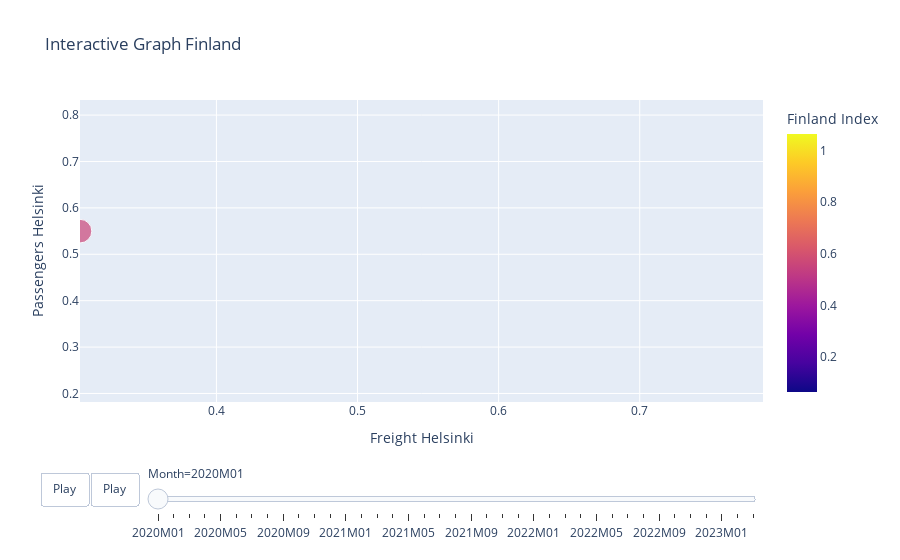

Notebook source saved alongside this figure:
### Code cell
#Plot the graph
fig = px.scatter(
    merged_data_CapitalCS,
    x="Freight Helsinki",
    y="Passengers Helsinki",
    animation_frame="Month",
    hover_name="Month",
    color="Finland Index",
    size="Finland Index",
    title="Interactive Graph Finland",
    labels={"Freight Helsinki": "Freight Helsinki", "Passengers Helsinki": "Passengers Helsinki"},
    range_x=[merged_data_CapitalCS["Freight Helsinki"].min(), merged_data_CapitalCS["Freight Helsinki"].max()],
    range_y=[merged_data_CapitalCS["Passengers Helsinki"].min(), merged_data_CapitalCS["Passengers Helsinki"].max()],
    color_continuous_scale="Plasma",
)

# Adjust animation speed
fig.update_layout(updatemenus=[dict(type='buttons', showactive=False, buttons=[dict(label='Play',
                                method='animate', args=[None, dict(frame=dict(duration=1000, redraw=True), fromcurrent=True)])])])

# Show the figure
fig.show()

### Figure 1 — Plotly figure (JSON) as saved in the notebook; plotly's stock layout.template omitted (floating-point values rounded to 4 significant figures)
{"data": [{"hovertemplate": "<b>%{hovertext}</b><br><br>Month=2020M01<br>Freight Helsinki=%{x}<br>Passengers Helsinki=%{y}<br>Finland Index=%{marker.color}<extra></extra>", "hovertext": ["2020M01"], "legendgroup": "", "marker": {"color": [0.5641], "coloraxis": "coloraxis", "size": [0.5641], "sizemode": "area", "sizeref": 0.002018, "symbol": "circle"}, "mode": "markers", "name": "", "orientation": "v", "showlegend": false, "type": "scatter", "x": [0.3033], "xaxis": "x", "y": [0.5499], "yaxis": "y"}], "layout": {"coloraxis": {"colorbar": {"title": {"text": "Finland Index"}}, "colorscale": [[0, "#0d0887"], [0.1111, "#46039f"], [0.2222, "#7201a8"], [0.3333, "#9c179e"], [0.4444, "#bd3786"], [0.5556, "#d8576b"], [0.6667, "#ed7953"], [0.7778, "#fb9f3a"], [0.8889, "#fdca26"], [1, "#f0f921"]]}, "legend": {"itemsizing": "constant", "tracegroupgap": 0}, "sliders": [{"active": 0, "currentvalue": {"prefix": "Month="}, "len": 0.9, "pad": {"b": 10, "t": 60}, "steps": [{"args": [["2020M01"], {"frame": {"duration": 0, "redraw": false}, "fromcurrent": true, "mode": "immediate", "transition": {"duration": 0, "easing": "linear"}}], "label": "2020M01", "method": "animate"}, {"args": [["2020M02"], {"frame": {"duration": 0, "redraw": false}, "fromcurrent": true, "mode": "immediate", "transition": {"duration": 0, "easing": "linear"}}], "label": "2020M02", "method": "animate"}, {"args": [["2020M03"], {"frame": {"duration": 0, "redraw": false}, "fromcurrent": true, "mode": "immediate", "transition": {"duration": 0, "easing": "linear"}}], "label": "2020M03", "method": "animate"}, {"args": [["2020M04"], {"frame": {"duration": 0, "redraw": false}, "fromcurrent": true, "mode": "immediate", "transition": {"duration": 0, "easing": "linear"}}], "label": "2020M04", "method": "animate"}, {"args": [["2020M05"], {"frame": {"duration": 0, "redraw": false}, "fromcurrent": true, "mode": "immediate", "transition": {"duration": 0, "easing": "linear"}}], "label": "2020M05", "method": "animate"}, {"args": [["2020M06"], {"frame": {"duration": 0, "redraw": false}, "fromcurrent": true, "mode": "immediate", "transition": {"duration": 0, "easing": "linear"}}], "label": "2020M06", "method": "animate"}, {"args": [["2020M07"], {"frame": {"duration": 0, "redraw": false}, "fromcurrent": true, "mode": "immediate", "transition": {"duration": 0, "easing": "linear"}}], "label": "2020M07", "method": "animate"}, {"args": [["2020M08"], {"frame": {"duration": 0, "redraw": false}, "fromcurrent": true, "mode": "immediate", "transition": {"duration": 0, "easing": "linear"}}], "label": "2020M08", "method": "animate"}, {"args": [["2020M09"], {"frame": {"duration": 0, "redraw": false}, "fromcurrent": true, "mode": "immediate", "transition": {"duration": 0, "easing": "linear"}}], "label": "2020M09", "method": "animate"}, {"args": [["2020M10"], {"frame": {"duration": 0, "redraw": false}, "fromcurrent": true, "mode": "immediate", "transition": {"duration": 0, "easing": "linear"}}], "label": "2020M10", "method": "animate"}, {"args": [["2020M11"], {"frame": {"duration": 0, "redraw": false}, "fromcurrent": true, "mode": "immediate", "transition": {"duration": 0, "easing": "linear"}}], "label": "2020M11", "method": "animate"}, {"args": [["2020M12"], {"frame": {"duration": 0, "redraw": false}, "fromcurrent": true, "mode": "immediate", "transition": {"duration": 0, "easing": "linear"}}], "label": "2020M12", "method": "animate"}, {"args": [["2021M01"], {"frame": {"duration": 0, "redraw": false}, "fromcurrent": true, "mode": "immediate", "transition": {"duration": 0, "easing": "linear"}}], "label": "2021M01", "method": "animate"}, {"args": [["2021M02"], {"frame": {"duration": 0, "redraw": false}, "fromcurrent": true, "mode": "immediate", "transition": {"duration": 0, "easing": "linear"}}], "label": "2021M02", "method": "animate"}, {"args": [["2021M03"], {"frame": {"duration": 0, "redraw": false}, "fromcurrent": true, "mode": "immediate", "transition": {"duration": 0, "easing": "linear"}}], "label": "2021M03", "method": "animate"}, {"args": [["2021M04"], {"frame": {"duration": 0, "redraw": false}, "fromcurrent": true, "mode": "immediate", "transition": {"duration": 0, "easing": "linear"}}], "label": "2021M04", "method": "animate"}, {"args": [["2021M05"], {"frame": {"duration": 0, "redraw": false}, "fromcurrent": true, "mode": "immediate", "transition": {"duration": 0, "easing": "linear"}}], "label": "2021M05", "method": "animate"}, {"args": [["2021M06"], {"frame": {"duration": 0, "redraw": false}, "fromcurrent": true, "mode": "immediate", "transition": {"duration": 0, "easing": "linear"}}], "label": "2021M06", "method": "animate"}, {"args": [["2021M07"], {"frame": {"duration": 0, "redraw": false}, "fromcurrent": true, "mode": "immediate", "transition": {"duration": 0, "easing": "linear"}}], "label": "2021M07", "method": "animate"}, {"args": [["2021M08"], {"frame": {"duration": 0, "redraw": false}, "fromcurrent": true, "mode": "immediate", "transition": {"duration": 0, "easing": "linear"}}], "label": "2021M08", "method": "animate"}, {"args": [["2021M09"], {"frame": {"duration": 0, "redraw": false}, "fromcurrent": true, "mode": "immediate", "transition": {"duration": 0, "easing": "linear"}}], "label": "2021M09", "method": "animate"}, {"args": [["2021M10"], {"frame": {"duration": 0, "redraw": false}, "fromcurrent": true, "mode": "immediate", "transition": {"duration": 0, "easing": "linear"}}], "label": "2021M10", "method": "animate"}, {"args": [["2021M11"], {"frame": {"duration": 0, "redraw": false}, "fromcurrent": true, "mode": "immediate", "transition": {"duration": 0, "easing": "linear"}}], "label": "2021M11", "method": "animate"}, {"args": [["2021M12"], {"frame": {"duration": 0, "redraw": false}, "fromcurrent": true, "mode": "immediate", "transition": {"duration": 0, "easing": "linear"}}], "label": "2021M12", "method": "animate"}, {"args": [["2022M01"], {"frame": {"duration": 0, "redraw": false}, "fromcurrent": true, "mode": "immediate", "transition": {"duration": 0, "easing": "linear"}}], "label": "2022M01", "method": "animate"}, {"args": [["2022M02"], {"frame": {"duration": 0, "redraw": false}, "fromcurrent": true, "mode": "immediate", "transition": {"duration": 0, "easing": "linear"}}], "label": "2022M02", "method": "animate"}, {"args": [["2022M03"], {"frame": {"duration": 0, "redraw": false}, "fromcurrent": true, "mode": "immediate", "transition": {"duration": 0, "easing": "linear"}}], "label": "2022M03", "method": "animate"}, {"args": [["2022M04"], {"frame": {"duration": 0, "redraw": false}, "fromcurrent": true, "mode": "immediate", "transition": {"duration": 0, "easing": "linear"}}], "label": "2022M04", "method": "animate"}, {"args": [["2022M05"], {"frame": {"duration": 0, "redraw": false}, "fromcurrent": true, "mode": "immediate", "transition": {"duration": 0, "easing": "linear"}}], "label": "2022M05", "method": "animate"}, {"args": [["2022M06"], {"frame": {"duration": 0, "redraw": false}, "fromcurrent": true, "mode": "immediate", "transition": {"duration": 0, "easing": "linear"}}], "label": "2022M06", "method": "animate"}, {"args": [["2022M07"], {"frame": {"duration": 0, "redraw": false}, "fromcurrent": true, "mode": "immediate", "transition": {"duration": 0, "easing": "linear"}}], "label": "2022M07", "method": "animate"}, {"args": [["2022M08"], {"frame": {"duration": 0, "redraw": false}, "fromcurrent": true, "mode": "immediate", "transition": {"duration": 0, "easing": "linear"}}], "label": "2022M08", "method": "animate"}, {"args": [["2022M09"], {"frame": {"duration": 0, "redraw": false}, "fromcurrent": true, "mode": "immediate", "transition": {"duration": 0, "easing": "linear"}}], "label": "2022M09", "method": "animate"}, {"args": [["2022M10"], {"frame": {"duration": 0, "redraw": false}, "fromcurrent": true, "mode": "immediate", "transition": {"duration": 0, "easing": "linear"}}], "label": "2022M10", "method": "animate"}, {"args": [["2022M11"], {"frame": {"duration": 0, "redraw": false}, "fromcurrent": true, "mode": "immediate", "transition": {"duration": 0, "easing": "linear"}}], "label": "2022M11", "method": "animate"}, {"args": [["2022M12"], {"frame": {"duration": 0, "redraw": false}, "fromcurrent": true, "mode": "immediate", "transition": {"duration": 0, "easing": "linear"}}], "label": "2022M12", "method": "animate"}, {"args": [["2023M01"], {"frame": {"duration": 0, "redraw": false}, "fromcurrent": true, "mode": "immediate", "transition": {"duration": 0, "easing": "linear"}}], "label": "2023M01", "method": "animate"}, {"args": [["2023M02"], {"frame": {"duration": 0, "redraw": false}, "fromcurrent": true, "mode": "immediate", "transition": {"duration": 0, "easing": "linear"}}], "label": "2023M02", "method": "animate"}, {"args": [["2023M03"], {"frame": {"duration": 0, "redraw": false}, "fromcurrent": true, "mode": "immediate", "transition": {"duration": 0, "easing": "linear"}}], "label": "2023M03", "method": "animate"}], "x": 0.1, "xanchor": "left", "y": 0, "yanchor": "top"}], "title": {"text": "Interactive Graph Finland"}, "updatemenus": [{"buttons": [{"args": [null, {"frame": {"duration": 1000, "redraw": true}, "fromcurrent": true}], "label": "Play", "method": "animate"}, {"args": [null, {"frame": {"duration": 1000, "redraw": true}, "fromcurrent": true}], "label": "Play", "method": "animate"}], "direction": "left", "pad": {"r": 10, "t": 70}, "showactive": false, "type": "buttons", "x": 0.1, "xanchor": "right", "y": 0, "yanchor": "top"}], "xaxis": {"anchor": "y", "domain": [0, 1], "range": [0.3033, 0.7874], "title": {"text": "Freight Helsinki"}}, "yaxis": {"anchor": "x", "domain": [0, 1], "range": [0.1816, 0.8325], "title": {"text": "Passengers Helsinki"}}}}
